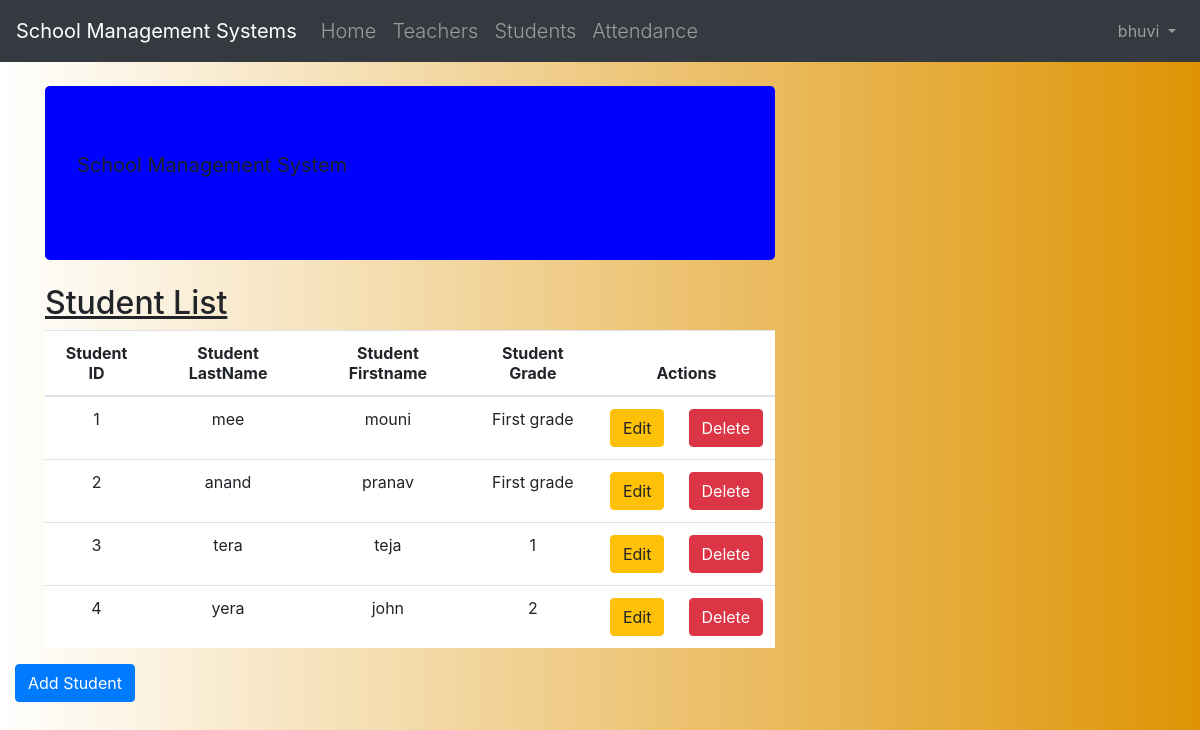
Before: /student_list/ (signed in) with the older database file.
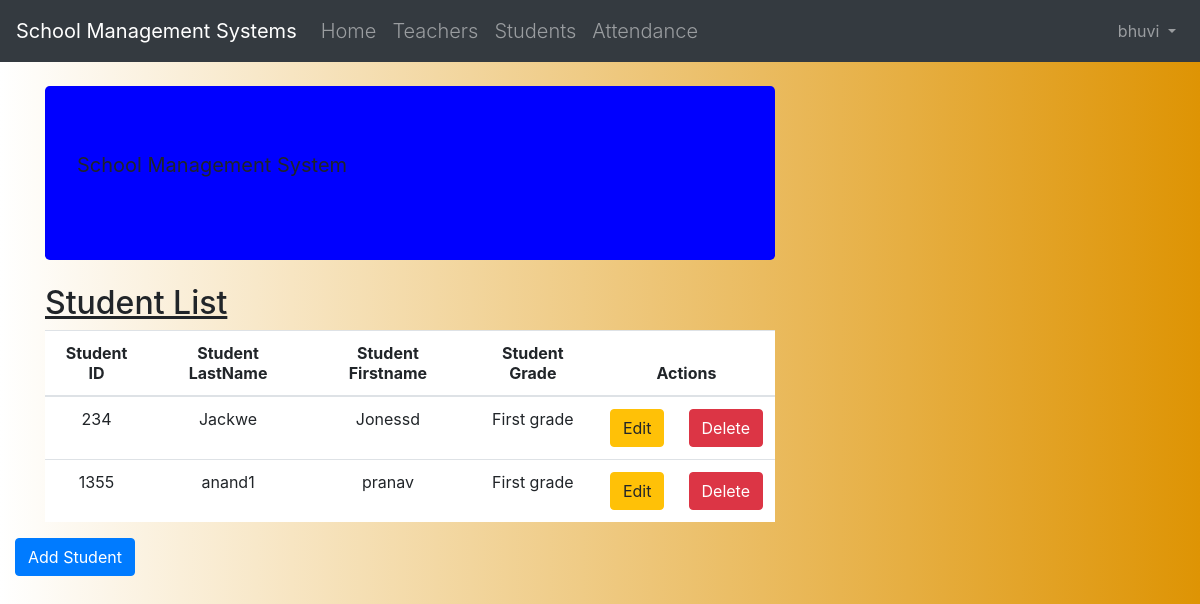
After: the same page with the newer database file.
### Schools/models.py (models this page shows, shortened)
class Student(models.Model):
    student_ID = models.IntegerField(primary_key=True, max_length=10, blank=False, null=False, default=' ')
    student_lastname = models.CharField(max_length=50, blank=False, null=True, default='')
    student_firstname = models.CharField(max_length=50, blank=False, null=True, default='')
    student_grade = models.CharField(max_length=50, blank=False, null=True, default='')
    teacher = models.ForeignKey(Teacher, on_delete=models.CASCADE, related_name='Teacher')

### Schools/views.py (the view)
# urls.py: path('student_list/', views.student_list, name='student_list'),
@login_required
def student_list(request):
    students = Student.objects.all()
    return render(request, "Schools/student_list.html", {'students': students})

### Schools/templates/Schools/student_list.html (shortened to what this page needs)
{% extends 'Schools/base.html' %}
{% block content %}
<html lang="en">
    <body>
  <header class="jumbotron my-4 table-responsive" style="background: blue">
      <p class="lead text-nowrap"><b>School Management System</b></p>
         </header>
    <div class="row">
        <h2 style="padding-left: 15Px"><u>Student List</u></h2>
    </div>
    <div>
        <table class="table table-hover table-responsive-lg text-center">
            <thead>
            <tr bgcolor="white">
                <th>Student ID</th>
                <th>Student LastName</th>
                <th>Student Firstname</th>
                <th>Student Grade</th>
                <th colspan="3">Actions</th>
            </tr>
            </thead>
            <tbody>
            {% for student in students %}
                <tr bgcolor="white">
                    <td>{{ student.student_ID }}</td>
                    <td>{{ student.student_lastname }}</td>
                    <td>{{ student.student_firstname }}</td>
                    <td>{{ student.student_grade }}</td>
                    <td><a href="{% url 'Schools:student_edit' pk=student.pk %}"
                           class="btn btn-warning">Edit</a></td>
                    <td><a href="{% url 'Schools:student_delete' pk=student.pk %}"
                    onclick="return confirm('Are you sure you want to delete?')"
                    class="btn btn-danger">Delete</a>
                    </td>
                </tr>
            {% endfor %}
            </tbody>
        </table>
     <div class="row">
            <a href="{% url 'Schools:student_create' %}" class="row"><span
                    class="btn btn-primary">Add Student</span></a>
        </div>
    </div>
    </body>
    </html>
{% endblock %}

### Schools/templates/Schools/base.html (shortened to what this page needs)
{% load static %}
<html lang="en">
<head>
  <link rel="stylesheet" href="https://maxcdn.bootstrapcdn.com/bootstrap/4.5.0/css/bootstrap.min.css">
</head>
<body>
<nav class="navbar navbar-expand-sm bg-dark navbar-dark">
        <a href="/" class="navbar-brand">School Management Systems</a>
        <div class="collapse navbar-collapse" id="collapsibleNavbar">
            <ul class="navbar-nav">
                <li class="nav-item lead"><a class=nav-link href="{% url 'Schools:home' %}">Home</a></li>
                <li class="nav-item lead"><a class=nav-link href="{% url 'Schools:teacher_list' %}">Teachers</a></li>
                <li class="nav-item lead"><a class=nav-link href="{% url 'Schools:student_list' %}">Students</a></li>
                <li class="nav-item lead"><a class=nav-link href="{% url 'Schools:attendance_list' %}">Attendance</a></li>
            </ul>
      <div class="collapse navbar-collapse" id="navbarCollapse">
        {% if user.is_authenticated %}
          <ul class="navbar-nav ml-auto">
            <li class="nav-item">
              <a class="nav-link dropdown-toggle" href="#" id="userMenu"
              data-toggle="dropdown" aria-haspopup="true" aria-expanded
              ="false">
                {{ user.username }}
              </a>
            </li>
          </ul>
        {% else %}
          <form class="form-inline ml-auto">
            <a href="{% url 'login' %}" class="btn btn-outline-secondary">
            Log In</a>
          </form>
          <li><a class="nav-link lead" href="{% url 'Schools:signup' %}">Sign Up</a></li>
        {% endif %}
      </div>
        </div>
</nav>
<div class="content container">
    <div class="row">
        <div class="col-md-8">
            {% block content %}{% endblock %}
        </div>
    </div>
</div>
</body>
</html>

### Schools/templates/Schools/base.html (style rules this page uses)
body,html { height: 100%; margin: 0; background: #7F7FD5; background: -webkit-linear-gradient(to right, #ffffff, #ffffff); background: linear-gradient(to right, #ffffff, #de9404); }

### Schools/templates/Schools/student_list.html (style rules this page uses)
body { background-color: dodgerblue; }

Changed rows visible on the page:
removed Student: student_ID "1", student_lastname "mee", student_firstname "mouni", student_grade "First grade"
removed Student: student_ID "2", student_lastname "anand", student_firstname "pranav", student_grade "First grade"
removed Student: student_ID "3", student_lastname "tera", student_firstname "teja", student_grade "1"
removed Student: student_ID "4", student_lastname "yera", student_firstname "john", student_grade "2"
added Student: student_ID "234", student_lastname "Jackwe", student_firstname "Jonessd", student_grade "First grade"
added Student: student_ID "1355", student_lastname "anand1", student_firstname "pranav", student_grade "First grade"
